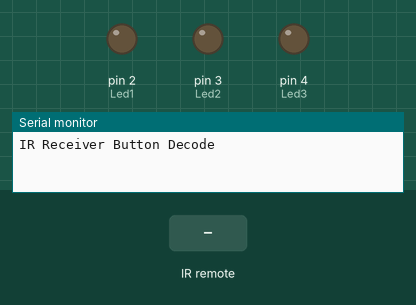
Bench run of a sketch on a simulated Arduino Uno, built with avr-gcc and run on an emulated ATmega328P. On the bench: output pins drawn as LEDs (lit = HIGH), the last lines printed to the serial monitor. Inputs (shaded band) come from the test bench.

Above: at 1.2 s.
1.3 s: infrared code 0xFFA25D received
At 2.5 s:
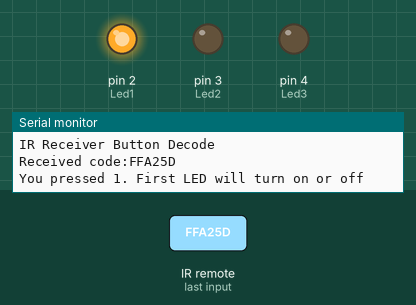
2.8 s: infrared code 0xFF629D received
At 3.8 s:
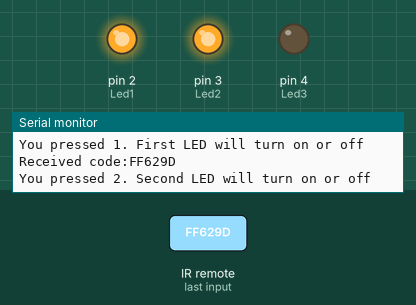
4.3 s: infrared code 0xFFE21D received
At 4.9 s:
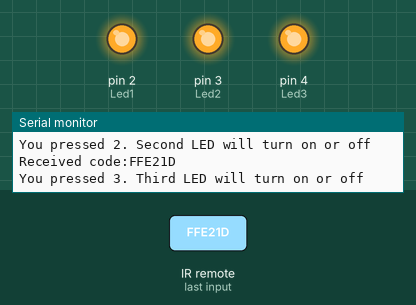
5.8 s: infrared code 0xFFA25D received
At 6.1 s:
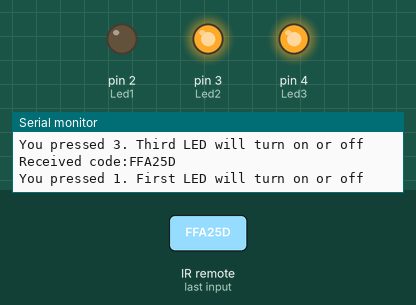
7.3 s: infrared code 0xFF629D received
At 8.4 s:
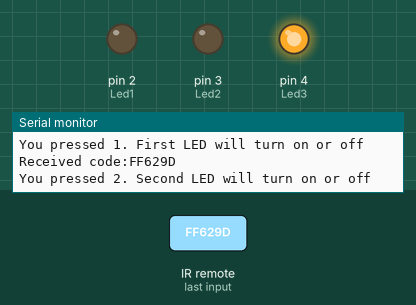
Timing chart, 0 to 9.8 s (numbered marks = the images above; inputs shaded):
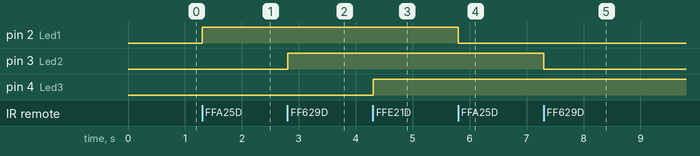

The sketch:

IR_Remote_control-3-LEDs.ino
```cpp
//www.elegoo.com
//2016.12.9

#include "IRremote.h"

int receiver = 11; // Signal Pin of IR receiver to Arduino Digital Pin 11
int Led1 = 2; //pin# for 1st Led
int Led2 = 3; //pin# for 2nd Led
int Led3 = 4; //pin# for 3rd Led

int LedIsOn[] = {0, 0, 0, 0}; //status for Leds. LedIsOn[1] for 1st Led, [2] for 2nd Led, [3] for 3rd Led. [0] is set to always 0 (not used)

#define Code1 0xFFA25D
#define Code2 0xFF629D
#define Code3 0xFFE21D

/*-----( Declare objects )-----*/
IRrecv irrecv(receiver);     // create instance of 'irrecv'
decode_results results;      // create instance of 'decode_results'

void controlLED()
{
  switch (results.value)
  {
    case Code1:    // if pushed "1" on remote control
      Serial.println("You pressed 1. First LED will turn on or off");
      if (LedIsOn[1] == 1)
      {
        digitalWrite(Led1, LOW);
        LedIsOn[1] = 0;
      }
      else
      {
        digitalWrite(Led1, HIGH);
        LedIsOn[1] = 1;
      }
      break;

    case Code2:    // if pushed "2" on remote control
      Serial.println("You pressed 2. Second LED will turn on or off");
      if (LedIsOn[2] == 1)
      {
        digitalWrite(Led2, LOW);
        LedIsOn[2] = 0;
      }
      else
      {
        digitalWrite(Led2, HIGH);
        LedIsOn[2] = 1;
      }
      break;

    case Code3:  // if pushed "3" on remote control
      Serial.println("You pressed 3. Third LED will turn on or off");
      if (LedIsOn[3] == 1)
      {
        digitalWrite(Led3, LOW);
        LedIsOn[3] = 0;
      }
      else
      {
        digitalWrite(Led3, HIGH);
        LedIsOn[3] = 1;
      }
      break;
    case 0xFF22DD: Serial.println("You pressed 4. Please press 1 or 2 or 3 to control LED");    break;
    case 0xFF02FD: Serial.println("You pressed 5. Please press 1 or 2 or 3 to control LED");    break;
    case 0xFFC23D: Serial.println("You pressed 6. Please press 1 or 2 or 3 to control LED");    break;
    case 0xFFE01F: Serial.println("You pressed 7. Please press 1 or 2 or 3 to control LED");    break;
    case 0xFFA857: Serial.println("You pressed 8. Please press 1 or 2 or 3 to control LED");    break;
    case 0xFF906F: Serial.println("You pressed 9. Please press 1 or 2 or 3 to control LED");    break;
    case 0xFF9867: Serial.println("You pressed 0. Please press 1 or 2 or 3 to control LED");    break;
    case 0xFFB04F: Serial.println("You pressed #. Please press 1 or 2 or 3 to control LED");    break;
    case 0xFF6897: Serial.println("You pressed *. Please press 1 or 2 or 3 to control LED");    break;
    case 0xFF18E7: Serial.println("You pressed UP. Please press 1 or 2 or 3 to control LED");   break;
    case 0xFF10EF: Serial.println("You pressed LEFT. Please press 1 or 2 or 3 to control LED"); break;
    case 0xFF38C7: Serial.println("You pressed OK. Please press 1 or 2 or 3 to control LED");   break;
    case 0xFF5AA5: Serial.println("You pressed RIGHT. Please press 1 or 2 or 3 to control LED"); break;
    case 0xFF4AB5: Serial.println("You pressed DOWN. Please press 1 or 2 or 3 to control LED"); break;
    default:
      Serial.println("Not recognized input. Please press 1 or 2 or 3 to control Leds");
      break;
  }
  delay(500); // do not get immediate repeat
}


void setup()   /*----( SETUP: RUNS ONCE )----*/
{
  Serial.begin(9600); //initialize serial monitor

  // set LED's pin mode to OUTPUT
  pinMode(Led1, OUTPUT);
  pinMode(Led2, OUTPUT);
  pinMode(Led3, OUTPUT);

  // initialize LEDs to be off at the begining
  digitalWrite(Led1, LOW);
  digitalWrite(Led2, LOW);
  digitalWrite(Led3, LOW);

  Serial.println("IR Receiver Button Decode");
  irrecv.enableIRIn(); // Start the receiver

}/*--(end setup )---*/


void loop()   /*----( LOOP: RUNS CONSTANTLY )----*/
{
  if (irrecv.decode(&results)) // have we received an IR signal?
  {
    //translateIR();
    Serial.print("Received code:");
    Serial.println(results.value, HEX);
    controlLED();
    irrecv.resume(); // receive the next value
  }
}/* --(end main loop )-- */
```

Measured:
- after the input at 1.3 s, pin 2 (Led1): LOW → HIGH at once
- after the input at 2.8 s, pin 3 (Led2): LOW → HIGH at once
- after the input at 4.3 s, pin 4 (Led3): LOW → HIGH at once
- after the input at 5.8 s, pin 2 (Led1): HIGH → LOW at once
- after the input at 7.3 s, pin 3 (Led2): HIGH → LOW at once
